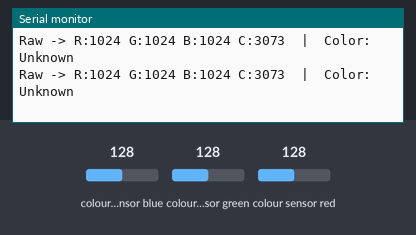
Bench run of a sketch on a simulated Arduino Uno, built with avr-gcc and run on an emulated ATmega328P. Parts: the last lines printed to the serial monitor. The inputs (shaded band) are chosen by the test bench; at power-on: colour sensor blue 128, colour sensor green 128, colour sensor red 128.

Above: at 1.4 s.
1.5 s: colour sensor blue set to 5
At 2.2 s:
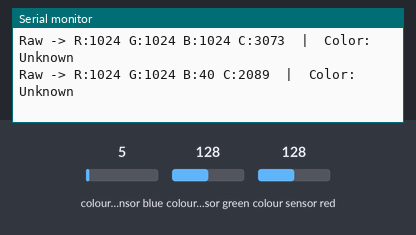
3.0 s: colour sensor green set to 5
At 3.8 s:
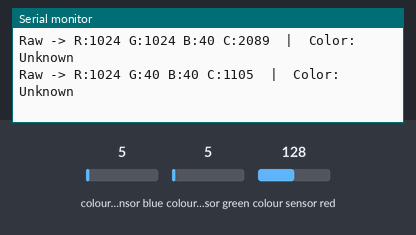
4.5 s: colour sensor red set to 5
At 4.9 s:
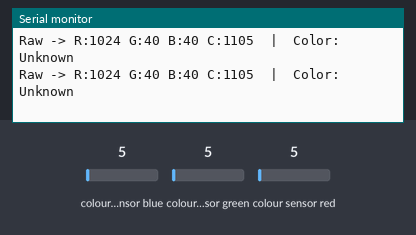
Timing chart, 0 to 7.5 s (numbered marks = the images above; inputs shaded):
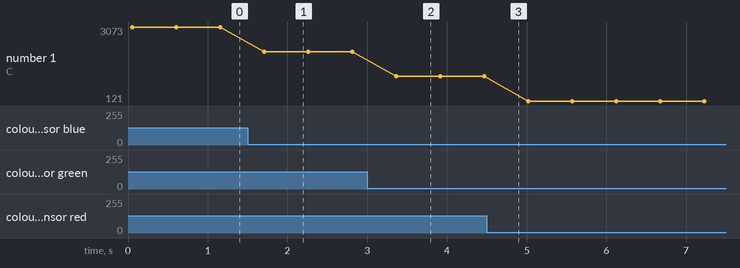

Measured:
- after the input at 1.5 s, the serial monitor: prints a new line after 0.21 s (image 1)
- after the input at 3.0 s, the serial monitor: prints a new line after 0.36 s (image 2)
- plotted number 1: 3073 → 2089 after the input at 1.5 s, 2089 → 1105 after the input at 3.0 s, 1105 → 121 after the input at 4.5 s

The sketch:

Color_sensor.ino
```cpp
/*
  TCS34725 Color Sensor - Match Against Known Samples
  -------------------------------------------------------
  Compares each new reading to 3 reference readings you
  recorded (Green, Black, Yellow) and prints whichever
  one it's closest to.

  Library: Adafruit_TCS34725 (Library Manager)
  Wiring: SDA -> A4, SCL -> A5, VCC -> 3.3V/5V, GND -> GND
*/

#include <Wire.h>
#include "Adafruit_TCS34725.h"

Adafruit_TCS34725 tcs = Adafruit_TCS34725(TCS34725_INTEGRATIONTIME_50MS, TCS34725_GAIN_4X);

// ---- Reference samples (from your actual readings) ----
// Format: {R, G, B, C}
struct ColorSample {
  const char* name;
  uint16_t r, g, b, c;
};

//Dito natin ilalagay ang RAW data given by our sensor

ColorSample references[] = {
  {"Green",  321, 534, 447, 1326}
  //Add data here of every you test
};

const int numReferences = 4;

// If the closest match is farther than this distance, report "Unknown"
// instead of forcing a match. Raise/lower this to loosen/tighten matching.
const float MAX_MATCH_DISTANCE = 200.0;

void setup() {
  Serial.begin(9600);

  if (tcs.begin()) {
    Serial.println("TCS34725 sensor found!");
  } else {
    Serial.println("No TCS34725 found ... check your wiring");
    while (1);
  }
}

void loop() {
  uint16_t r, g, b, c;
  tcs.getRawData(&r, &g, &b, &c);

  String colorName = matchColor(r, g, b, c);

  Serial.print("Raw -> R:"); Serial.print(r);
  Serial.print(" G:"); Serial.print(g);
  Serial.print(" B:"); Serial.print(b);
  Serial.print(" C:"); Serial.print(c);

  Serial.print("  |  Color: ");
  Serial.println(colorName);

  delay(500);
}

String matchColor(uint16_t r, uint16_t g, uint16_t b, uint16_t c) {
  float bestDistance = -1;
  const char* bestMatch = "Unknown";

  for (int i = 0; i < numReferences; i++) {
    float dr = (float)r - references[i].r;
    float dg = (float)g - references[i].g;
    float db = (float)b - references[i].b;
    float dc = (float)c - references[i].c;

    // Euclidean distance across all 4 channels
    float distance = sqrt(dr * dr + dg * dg + db * db + dc * dc);

    if (bestDistance < 0 || distance < bestDistance) {
      bestDistance = distance;
      bestMatch = references[i].name;
    }
  }

  if (bestDistance > MAX_MATCH_DISTANCE) {
    return "Unknown";
  }

  return String(bestMatch);
}
```
